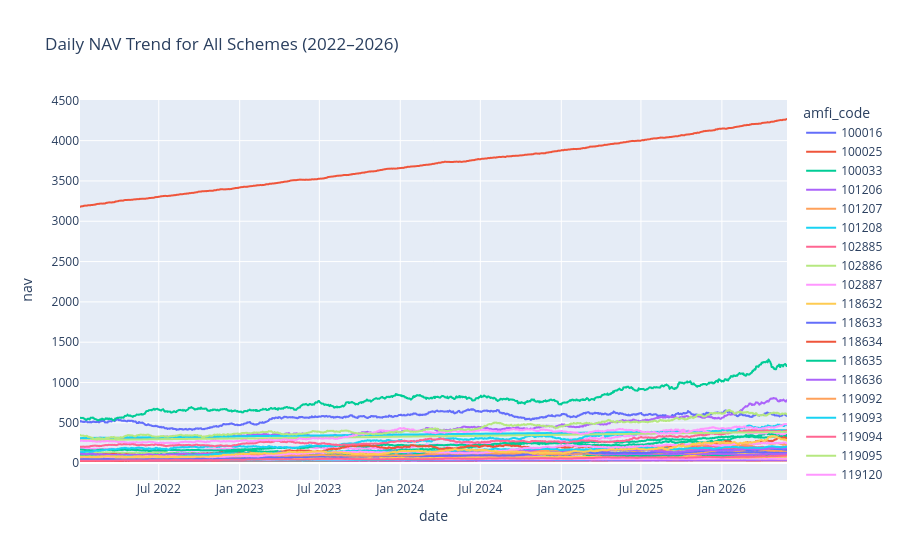

Notebook code cell kept with this figure:
### Code cell
nav_history["date"] = pd.to_datetime(nav_history["date"])

fig = px.line(
    nav_history,
    x="date",
    y="nav",
    color="amfi_code",
    title="Daily NAV Trend for All Schemes (2022–2026)"
)

fig.show()

### Figure 1 — Plotly figure (JSON) as saved in the notebook; plotly's stock layout.template omitted (floating-point values rounded to 4 significant figures; data arrays with more than 128 entries replaced by an {"elided": "..."} marker saying what was removed)
{"data": [{"hovertemplate": "amfi_code=100016<br>date=%{x}<br>nav=%{y}<extra></extra>", "legendgroup": "100016", "line": {"color": "#636efa", "dash": "solid"}, "marker": {"symbol": "circle"}, "mode": "lines", "name": "100016", "showlegend": true, "type": "scattergl", "x": {"elided": "1150 str values"}, "xaxis": "x", "y": {"elided": "1150 float values"}, "yaxis": "y"}, {"hovertemplate": "amfi_code=100025<br>date=%{x}<br>nav=%{y}<extra></extra>", "legendgroup": "100025", "line": {"color": "#EF553B", "dash": "solid"}, "marker": {"symbol": "circle"}, "mode": "lines", "name": "100025", "showlegend": true, "type": "scattergl", "x": {"elided": "1150 str values"}, "xaxis": "x", "y": {"elided": "1150 float values"}, "yaxis": "y"}, {"hovertemplate": "amfi_code=100033<br>date=%{x}<br>nav=%{y}<extra></extra>", "legendgroup": "100033", "line": {"color": "#00cc96", "dash": "solid"}, "marker": {"symbol": "circle"}, "mode": "lines", "name": "100033", "showlegend": true, "type": "scattergl", "x": {"elided": "1150 str values"}, "xaxis": "x", "y": {"elided": "1150 float values"}, "yaxis": "y"}, {"hovertemplate": "amfi_code=101206<br>date=%{x}<br>nav=%{y}<extra></extra>", "legendgroup": "101206", "line": {"color": "#ab63fa", "dash": "solid"}, "marker": {"symbol": "circle"}, "mode": "lines", "name": "101206", "showlegend": true, "type": "scattergl", "x": {"elided": "1150 str values"}, "xaxis": "x", "y": {"elided": "1150 float values"}, "yaxis": "y"}, {"hovertemplate": "amfi_code=101207<br>date=%{x}<br>nav=%{y}<extra></extra>", "legendgroup": "101207", "line": {"color": "#FFA15A", "dash": "solid"}, "marker": {"symbol": "circle"}, "mode": "lines", "name": "101207", "showlegend": true, "type": "scattergl", "x": {"elided": "1150 str values"}, "xaxis": "x", "y": {"elided": "1150 float values"}, "yaxis": "y"}, {"hovertemplate": "amfi_code=101208<br>date=%{x}<br>nav=%{y}<extra></extra>", "legendgroup": "101208", "line": {"color": "#19d3f3", "dash": "solid"}, "marker": {"symbol": "circle"}, "mode": "lines", "name": "101208", "showlegend": true, "type": "scattergl", "x": {"elided": "1150 str values"}, "xaxis": "x", "y": {"elided": "1150 float values"}, "yaxis": "y"}, {"hovertemplate": "amfi_code=102885<br>date=%{x}<br>nav=%{y}<extra></extra>", "legendgroup": "102885", "line": {"color": "#FF6692", "dash": "solid"}, "marker": {"symbol": "circle"}, "mode": "lines", "name": "102885", "showlegend": true, "type": "scattergl", "x": {"elided": "1150 str values"}, "xaxis": "x", "y": {"elided": "1150 float values"}, "yaxis": "y"}, {"hovertemplate": "amfi_code=102886<br>date=%{x}<br>nav=%{y}<extra></extra>", "legendgroup": "102886", "line": {"color": "#B6E880", "dash": "solid"}, "marker": {"symbol": "circle"}, "mode": "lines", "name": "102886", "showlegend": true, "type": "scattergl", "x": {"elided": "1150 str values"}, "xaxis": "x", "y": {"elided": "1150 float values"}, "yaxis": "y"}, {"hovertemplate": "amfi_code=102887<br>date=%{x}<br>nav=%{y}<extra></extra>", "legendgroup": "102887", "line": {"color": "#FF97FF", "dash": "solid"}, "marker": {"symbol": "circle"}, "mode": "lines", "name": "102887", "showlegend": true, "type": "scattergl", "x": {"elided": "1150 str values"}, "xaxis": "x", "y": {"elided": "1150 float values"}, "yaxis": "y"}, {"hovertemplate": "amfi_code=118632<br>date=%{x}<br>nav=%{y}<extra></extra>", "legendgroup": "118632", "line": {"color": "#FECB52", "dash": "solid"}, "marker": {"symbol": "circle"}, "mode": "lines", "name": "118632", "showlegend": true, "type": "scattergl", "x": {"elided": "1150 str values"}, "xaxis": "x", "y": {"elided": "1150 float values"}, "yaxis": "y"}, {"hovertemplate": "amfi_code=118633<br>date=%{x}<br>nav=%{y}<extra></extra>", "legendgroup": "118633", "line": {"color": "#636efa", "dash": "solid"}, "marker": {"symbol": "circle"}, "mode": "lines", "name": "118633", "showlegend": true, "type": "scattergl", "x": {"elided": "1150 str values"}, "xaxis": "x", "y": {"elided": "1150 float values"}, "yaxis": "y"}, {"hovertemplate": "amfi_code=118634<br>date=%{x}<br>nav=%{y}<extra></extra>", "legendgroup": "118634", "line": {"color": "#EF553B", "dash": "solid"}, "marker": {"symbol": "circle"}, "mode": "lines", "name": "118634", "showlegend": true, "type": "scattergl", "x": {"elided": "1150 str values"}, "xaxis": "x", "y": {"elided": "1150 float values"}, "yaxis": "y"}, {"hovertemplate": "amfi_code=118635<br>date=%{x}<br>nav=%{y}<extra></extra>", "legendgroup": "118635", "line": {"color": "#00cc96", "dash": "solid"}, "marker": {"symbol": "circle"}, "mode": "lines", "name": "118635", "showlegend": true, "type": "scattergl", "x": {"elided": "1150 str values"}, "xaxis": "x", "y": {"elided": "1150 float values"}, "yaxis": "y"}, {"hovertemplate": "amfi_code=118636<br>date=%{x}<br>nav=%{y}<extra></extra>", "legendgroup": "118636", "line": {"color": "#ab63fa", "dash": "solid"}, "marker": {"symbol": "circle"}, "mode": "lines", "name": "118636", "showlegend": true, "type": "scattergl", "x": {"elided": "1150 str values"}, "xaxis": "x", "y": {"elided": "1150 float values"}, "yaxis": "y"}, {"hovertemplate": "amfi_code=119092<br>date=%{x}<br>nav=%{y}<extra></extra>", "legendgroup": "119092", "line": {"color": "#FFA15A", "dash": "solid"}, "marker": {"symbol": "circle"}, "mode": "lines", "name": "119092", "showlegend": true, "type": "scattergl", "x": {"elided": "1150 str values"}, "xaxis": "x", "y": {"elided": "1150 float values"}, "yaxis": "y"}, {"hovertemplate": "amfi_code=119093<br>date=%{x}<br>nav=%{y}<extra></extra>", "legendgroup": "119093", "line": {"color": "#19d3f3", "dash": "solid"}, "marker": {"symbol": "circle"}, "mode": "lines", "name": "119093", "showlegend": true, "type": "scattergl", "x": {"elided": "1150 str values"}, "xaxis": "x", "y": {"elided": "1150 float values"}, "yaxis": "y"}, {"hovertemplate": "amfi_code=119094<br>date=%{x}<br>nav=%{y}<extra></extra>", "legendgroup": "119094", "line": {"color": "#FF6692", "dash": "solid"}, "marker": {"symbol": "circle"}, "mode": "lines", "name": "119094", "showlegend": true, "type": "scattergl", "x": {"elided": "1150 str values"}, "xaxis": "x", "y": {"elided": "1150 float values"}, "yaxis": "y"}, {"hovertemplate": "amfi_code=119095<br>date=%{x}<br>nav=%{y}<extra></extra>", "legendgroup": "119095", "line": {"color": "#B6E880", "dash": "solid"}, "marker": {"symbol": "circle"}, "mode": "lines", "name": "119095", "showlegend": true, "type": "scattergl", "x": {"elided": "1150 str values"}, "xaxis": "x", "y": {"elided": "1150 float values"}, "yaxis": "y"}, {"hovertemplate": "amfi_code=119120<br>date=%{x}<br>nav=%{y}<extra></extra>", "legendgroup": "119120", "line": {"color": "#FF97FF", "dash": "solid"}, "marker": {"symbol": "circle"}, "mode": "lines", "name": "119120", "showlegend": true, "type": "scattergl", "x": {"elided": "1150 str values"}, "xaxis": "x", "y": {"elided": "1150 float values"}, "yaxis": "y"}, {"hovertemplate": "amfi_code=119551<br>date=%{x}<br>nav=%{y}<extra></extra>", "legendgroup": "119551", "line": {"color": "#FECB52", "dash": "solid"}, "marker": {"symbol": "circle"}, "mode": "lines", "name": "119551", "showlegend": true, "type": "scattergl", "x": {"elided": "1150 str values"}, "xaxis": "x", "y": {"elided": "1150 float values"}, "yaxis": "y"}, {"hovertemplate": "amfi_code=119552<br>date=%{x}<br>nav=%{y}<extra></extra>", "legendgroup": "119552", "line": {"color": "#636efa", "dash": "solid"}, "marker": {"symbol": "circle"}, "mode": "lines", "name": "119552", "showlegend": true, "type": "scattergl", "x": {"elided": "1150 str values"}, "xaxis": "x", "y": {"elided": "1150 float values"}, "yaxis": "y"}, {"hovertemplate": "amfi_code=119598<br>date=%{x}<br>nav=%{y}<extra></extra>", "legendgroup": "119598", "line": {"color": "#EF553B", "dash": "solid"}, "marker": {"symbol": "circle"}, "mode": "lines", "name": "119598", "showlegend": true, "type": "scattergl", "x": {"elided": "1150 str values"}, "xaxis": "x", "y": {"elided": "1150 float values"}, "yaxis": "y"}, {"hovertemplate": "amfi_code=119599<br>date=%{x}<br>nav=%{y}<extra></extra>", "legendgroup": "119599", "line": {"color": "#00cc96", "dash": "solid"}, "marker": {"symbol": "circle"}, "mode": "lines", "name": "119599", "showlegend": true, "type": "scattergl", "x": {"elided": "1150 str values"}, "xaxis": "x", "y": {"elided": "1150 float values"}, "yaxis": "y"}, {"hovertemplate": "amfi_code=120503<br>date=%{x}<br>nav=%{y}<extra></extra>", "legendgroup": "120503", "line": {"color": "#ab63fa", "dash": "solid"}, "marker": {"symbol": "circle"}, "mode": "lines", "name": "120503", "showlegend": true, "type": "scattergl", "x": {"elided": "1150 str values"}, "xaxis": "x", "y": {"elided": "1150 float values"}, "yaxis": "y"}, {"hovertemplate": "amfi_code=120504<br>date=%{x}<br>nav=%{y}<extra></extra>", "legendgroup": "120504", "line": {"color": "#FFA15A", "dash": "solid"}, "marker": {"symbol": "circle"}, "mode": "lines", "name": "120504", "showlegend": true, "type": "scattergl", "x": {"elided": "1150 str values"}, "xaxis": "x", "y": {"elided": "1150 float values"}, "yaxis": "y"}, {"hovertemplate": "amfi_code=120505<br>date=%{x}<br>nav=%{y}<extra></extra>", "legendgroup": "120505", "line": {"color": "#19d3f3", "dash": "solid"}, "marker": {"symbol": "circle"}, "mode": "lines", "name": "120505", "showlegend": true, "type": "scattergl", "x": {"elided": "1150 str values"}, "xaxis": "x", "y": {"elided": "1150 float values"}, "yaxis": "y"}, {"hovertemplate": "amfi_code=120506<br>date=%{x}<br>nav=%{y}<extra></extra>", "legendgroup": "120506", "line": {"color": "#FF6692", "dash": "solid"}, "marker": {"symbol": "circle"}, "mode": "lines", "name": "120506", "showlegend": true, "type": "scattergl", "x": {"elided": "1150 str values"}, "xaxis": "x", "y": {"elided": "1150 float values"}, "yaxis": "y"}, {"hovertemplate": "amfi_code=120507<br>date=%{x}<br>nav=%{y}<extra></extra>", "legendgroup": "120507", "line": {"color": "#B6E880", "dash": "solid"}, "marker": {"symbol": "circle"}, "mode": "lines", "name": "120507", "showlegend": true, "type": "scattergl", "x": {"elided": "1150 str values"}, "xaxis": "x", "y": {"elided": "1150 float values"}, "yaxis": "y"}, {"hovertemplate": "amfi_code=120841<br>date=%{x}<br>nav=%{y}<extra></extra>", "legendgroup": "120841", "line": {"color": "#FF97FF", "dash": "solid"}, "marker": {"symbol": "circle"}, "mode": "lines", "name": "120841", "showlegend": true, "type": "scattergl", "x": {"elided": "1150 str values"}, "xaxis": "x", "y": {"elided": "1150 float values"}, "yaxis": "y"}, {"hovertemplate": "amfi_code=120842<br>date=%{x}<br>nav=%{y}<extra></extra>", "legendgroup": "120842", "line": {"color": "#FECB52", "dash": "solid"}, "marker": {"symbol": "circle"}, "mode": "lines", "name": "120842", "showlegend": true, "type": "scattergl", "x": {"elided": "1150 str values"}, "xaxis": "x", "y": {"elided": "1150 float values"}, "yaxis": "y"}, {"hovertemplate": "amfi_code=120843<br>date=%{x}<br>nav=%{y}<extra></extra>", "legendgroup": "120843", "line": {"color": "#636efa", "dash": "solid"}, "marker": {"symbol": "circle"}, "mode": "lines", "name": "120843", "showlegend": true, "type": "scattergl", "x": {"elided": "1150 str values"}, "xaxis": "x", "y": {"elided": "1150 float values"}, "yaxis": "y"}, {"hovertemplate": "amfi_code=120844<br>date=%{x}<br>nav=%{y}<extra></extra>", "legendgroup": "120844", "line": {"color": "#EF553B", "dash": "solid"}, "marker": {"symbol": "circle"}, "mode": "lines", "name": "120844", "showlegend": true, "type": "scattergl", "x": {"elided": "1150 str values"}, "xaxis": "x", "y": {"elided": "1150 float values"}, "yaxis": "y"}, {"hovertemplate": "amfi_code=125497<br>date=%{x}<br>nav=%{y}<extra></extra>", "legendgroup": "125497", "line": {"color": "#00cc96", "dash": "solid"}, "marker": {"symbol": "circle"}, "mode": "lines", "name": "125497", "showlegend": true, "type": "scattergl", "x": {"elided": "1150 str values"}, "xaxis": "x", "y": {"elided": "1150 float values"}, "yaxis": "y"}, {"hovertemplate": "amfi_code=125498<br>date=%{x}<br>nav=%{y}<extra></extra>", "legendgroup": "125498", "line": {"color": "#ab63fa", "dash": "solid"}, "marker": {"symbol": "circle"}, "mode": "lines", "name": "125498", "showlegend": true, "type": "scattergl", "x": {"elided": "1150 str values"}, "xaxis": "x", "y": {"elided": "1150 float values"}, "yaxis": "y"}, {"hovertemplate": "amfi_code=148567<br>date=%{x}<br>nav=%{y}<extra></extra>", "legendgroup": "148567", "line": {"color": "#FFA15A", "dash": "solid"}, "marker": {"symbol": "circle"}, "mode": "lines", "name": "148567", "showlegend": true, "type": "scattergl", "x": {"elided": "1150 str values"}, "xaxis": "x", "y": {"elided": "1150 float values"}, "yaxis": "y"}, {"hovertemplate": "amfi_code=148568<br>date=%{x}<br>nav=%{y}<extra></extra>", "legendgroup": "148568", "line": {"color": "#19d3f3", "dash": "solid"}, "marker": {"symbol": "circle"}, "mode": "lines", "name": "148568", "showlegend": true, "type": "scattergl", "x": {"elided": "1150 str values"}, "xaxis": "x", "y": {"elided": "1150 float values"}, "yaxis": "y"}, {"hovertemplate": "amfi_code=148569<br>date=%{x}<br>nav=%{y}<extra></extra>", "legendgroup": "148569", "line": {"color": "#FF6692", "dash": "solid"}, "marker": {"symbol": "circle"}, "mode": "lines", "name": "148569", "showlegend": true, "type": "scattergl", "x": {"elided": "1150 str values"}, "xaxis": "x", "y": {"elided": "1150 float values"}, "yaxis": "y"}, {"hovertemplate": "amfi_code=149322<br>date=%{x}<br>nav=%{y}<extra></extra>", "legendgroup": "149322", "line": {"color": "#B6E880", "dash": "solid"}, "marker": {"symbol": "circle"}, "mode": "lines", "name": "149322", "showlegend": true, "type": "scattergl", "x": {"elided": "1150 str values"}, "xaxis": "x", "y": {"elided": "1150 float values"}, "yaxis": "y"}, {"hovertemplate": "amfi_code=149323<br>date=%{x}<br>nav=%{y}<extra></extra>", "legendgroup": "149323", "line": {"color": "#FF97FF", "dash": "solid"}, "marker": {"symbol": "circle"}, "mode": "lines", "name": "149323", "showlegend": true, "type": "scattergl", "x": {"elided": "1150 str values"}, "xaxis": "x", "y": {"elided": "1150 float values"}, "yaxis": "y"}, {"hovertemplate": "amfi_code=149324<br>date=%{x}<br>nav=%{y}<extra></extra>", "legendgroup": "149324", "line": {"color": "#FECB52", "dash": "solid"}, "marker": {"symbol": "circle"}, "mode": "lines", "name": "149324", "showlegend": true, "type": "scattergl", "x": {"elided": "1150 str values"}, "xaxis": "x", "y": {"elided": "1150 float values"}, "yaxis": "y"}], "layout": {"legend": {"title": {"text": "amfi_code"}, "tracegroupgap": 0}, "title": {"text": "Daily NAV Trend for All Schemes (2022–2026)"}, "xaxis": {"anchor": "y", "domain": [0, 1], "title": {"text": "date"}}, "yaxis": {"anchor": "x", "domain": [0, 1], "title": {"text": "nav"}}}}
